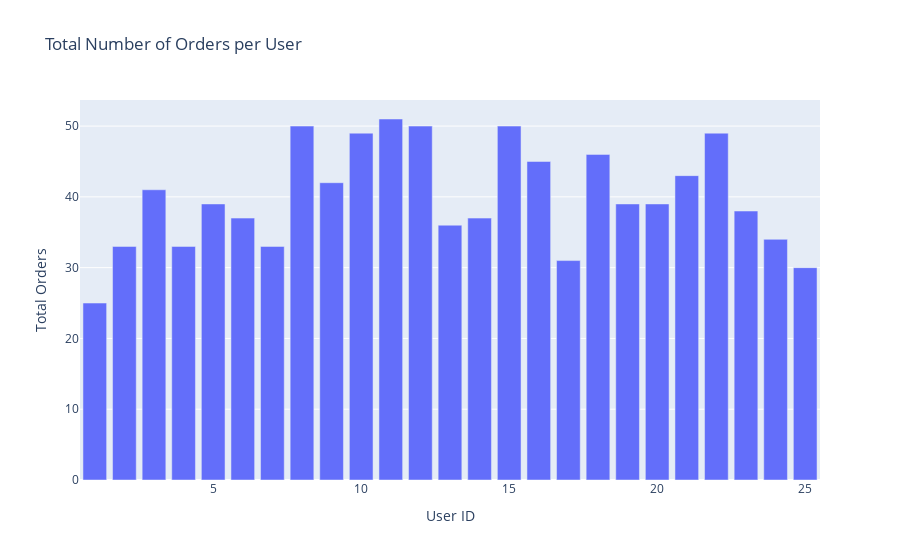

Notebook code cell kept with this figure:
### Code cell
chain.invoke({"question": "Plot a bar chart showing the total number of orders per users."})

### Figure 1 — Plotly figure (JSON) as saved in the notebook; plotly's stock layout.template omitted (floating-point values rounded to 4 significant figures)
{"data": [{"hovertemplate": "User ID=%{x}<br>Total Orders=%{y}<extra></extra>", "legendgroup": "", "marker": {"color": "#636efa", "pattern": {"shape": ""}}, "name": "", "orientation": "v", "showlegend": false, "textposition": "auto", "type": "bar", "x": [1, 2, 3, 4, 5, 6, 7, 8, 9, 10, 11, 12, 13, 14, 15, 16, 17, 18, 19, 20, 21, 22, 23, 24, 25], "xaxis": "x", "y": [25, 33, 41, 33, 39, 37, 33, 50, 42, 49, 51, 50, 36, 37, 50, 45, 31, 46, 39, 39, 43, 49, 38, 34, 30], "yaxis": "y"}], "layout": {"barmode": "relative", "legend": {"tracegroupgap": 0}, "title": {"text": "Total Number of Orders per User"}, "xaxis": {"anchor": "y", "domain": [0, 1], "title": {"text": "User ID"}}, "yaxis": {"anchor": "x", "domain": [0, 1], "title": {"text": "Total Orders"}}}}
